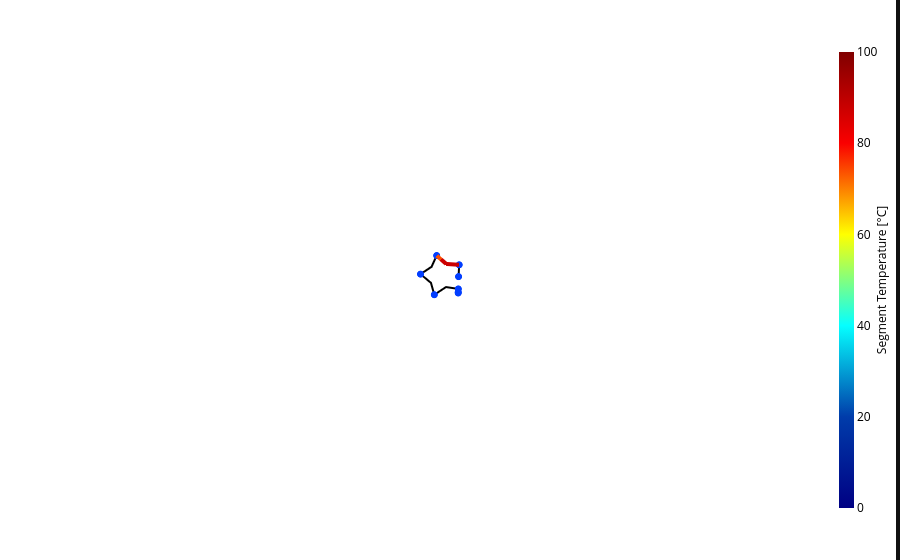

Notebook cell for this chart:
### Markdown cell above
You can also compare different timestamps by simply changing the filter time above.
As with the other grid plots you can adapt the base map via `mapbox_style`:

### Code cell
thermal_line_segment_plot(
    gwr.grid,
    segments,
    segment_values=segment_temperatures,
    cmap="Jet",
    cbar_title="Segment Temperature [°C]",
    mapbox_style="white-bg",
    value_range=(0, 100),
)

### Figure 1 — Plotly figure (JSON) as saved in the notebook; plotly's stock layout.template omitted (floating-point values rounded to 4 significant figures)
{"data": [{"hoverinfo": "skip", "lat": [51.96, 51.96], "line": {"color": "#000000", "width": 2}, "lon": [7.613, 7.613], "mode": "lines", "showlegend": false, "type": "scattermapbox"}, {"hoverinfo": "text", "hovertext": "MV1 Line 6", "lat": [51.96], "lon": [7.613], "marker": {"color": "#000000", "opacity": 0, "size": 0}, "mode": "markers", "showlegend": false, "type": "scattermapbox"}, {"hoverinfo": "skip", "lat": [51.96, 51.96], "line": {"color": "#000000", "width": 2}, "lon": [7.613, 7.613], "mode": "lines", "showlegend": false, "type": "scattermapbox"}, {"hoverinfo": "text", "hovertext": "MV1 Line 1", "lat": [51.96], "lon": [7.613], "marker": {"color": "#000000", "opacity": 0, "size": 0}, "mode": "markers", "showlegend": false, "type": "scattermapbox"}, {"hoverinfo": "skip", "lat": [51.96, 51.96, 51.97], "line": {"color": "#000000", "width": 2}, "lon": [7.606, 7.608, 7.609], "mode": "lines", "showlegend": false, "type": "scattermapbox"}, {"hoverinfo": "text", "hovertext": "MV1 Line 4", "lat": [51.96], "lon": [7.608], "marker": {"color": "#000000", "opacity": 0, "size": 0}, "mode": "markers", "showlegend": false, "type": "scattermapbox"}, {"hoverinfo": "skip", "lat": [51.97, 51.96, 51.96], "line": {"color": "#000000", "width": 2}, "lon": [7.609, 7.611, 7.613], "mode": "lines", "showlegend": false, "type": "scattermapbox"}, {"hoverinfo": "text", "hovertext": "MV1 Line 5", "lat": [51.96], "lon": [7.611], "marker": {"color": "#000000", "opacity": 0, "size": 0}, "mode": "markers", "showlegend": false, "type": "scattermapbox"}, {"hoverinfo": "skip", "lat": [51.96, 51.96, 51.96], "line": {"color": "#000000", "width": 2}, "lon": [7.609, 7.608, 7.606], "mode": "lines", "showlegend": false, "type": "scattermapbox"}, {"hoverinfo": "text", "hovertext": "MV1 Line 3", "lat": [51.96], "lon": [7.608], "marker": {"color": "#000000", "opacity": 0, "size": 0}, "mode": "markers", "showlegend": false, "type": "scattermapbox"}, {"hoverinfo": "skip", "lat": [51.96, 51.96, 51.96], "line": {"color": "#000000", "width": 2}, "lon": [7.613, 7.611, 7.609], "mode": "lines", "showlegend": false, "type": "scattermapbox"}, {"hoverinfo": "text", "hovertext": "MV1 Line 2", "lat": [51.96], "lon": [7.611], "marker": {"color": "#000000", "opacity": 0, "size": 0}, "mode": "markers", "showlegend": false, "type": "scattermapbox"}, {"hoverinfo": "text", "hovertext": ["ID: HV1 Bus 1<br>Latitude: 51.961814<br>Longitude: 7.612785", "ID: MV1 Bus 1<br>Latitude: 51.961908<br>Longitude: 7.612766", "ID: MV1 Bus 2<br>Latitude: 51.962244<br>Longitude: 7.612796", "ID: MV1 Bus 3<br>Latitude: 51.961635<br>Longitude: 7.608644", "ID: MV1 Bus 4<br>Latitude: 51.963817<br>Longitude: 7.606273", "ID: MV1 Bus 5<br>Latitude: 51.965790<br>Longitude: 7.609068", "ID: MV1 Bus 6<br>Latitude: 51.964815<br>Longitude: 7.612946", "ID: MV1 Bus 7<br>Latitude: 51.963562<br>Longitude: 7.612849"], "lat": [51.96, 51.96, 51.96, 51.96, 51.96, 51.97, 51.96, 51.96], "lon": [7.613, 7.613, 7.613, 7.609, 7.606, 7.609, 7.613, 7.613], "marker": {"color": ["#023eff", "#023eff", "#023eff", "#023eff", "#023eff", "#023eff", "#023eff", "#023eff"], "size": 8}, "mode": "markers", "showlegend": false, "type": "scattermapbox"}, {"hoverinfo": "skip", "lat": [51.97, 51.97], "line": {"color": "#fc4e00", "width": 4}, "lon": [7.609, 7.61], "mode": "lines", "showlegend": false, "type": "scattermapbox"}, {"hoverinfo": "text", "hovertext": "Segment: 29c58b2b-3d60-44fa-b9b5-75c87f2e7eb8<br>Line: 43c0673b-610d-4540-863e-e501e7972044<br>Segment Temperature [°C]: 73.9018<br>Limit Temperature: 90.0 °C", "lat": [51.97], "lon": [7.609], "marker": {"color": "#fc4e00", "opacity": 0, "size": 0}, "mode": "markers", "showlegend": false, "type": "scattermapbox"}, {"hoverinfo": "skip", "lat": [51.97, 51.96], "line": {"color": "#cc0000", "width": 4}, "lon": [7.61, 7.611], "mode": "lines", "showlegend": false, "type": "scattermapbox"}, {"hoverinfo": "text", "hovertext": "Segment: 44b1d2c6-b5f3-4345-a5a4-4c281bbf1986<br>Line: 43c0673b-610d-4540-863e-e501e7972044<br>Segment Temperature [°C]: 87.4966<br>Limit Temperature: 90.0 °C", "lat": [51.97], "lon": [7.61], "marker": {"color": "#cc0000", "opacity": 0, "size": 0}, "mode": "markers", "showlegend": false, "type": "scattermapbox"}, {"hoverinfo": "skip", "lat": [51.96, 51.96], "line": {"color": "#cc0000", "width": 4}, "lon": [7.611, 7.613], "mode": "lines", "showlegend": false, "type": "scattermapbox"}, {"hoverinfo": "text", "hovertext": "Segment: d9d84e69-69b9-47e2-aada-32ec3fb1786c<br>Line: 43c0673b-610d-4540-863e-e501e7972044<br>Segment Temperature [°C]: 87.4966<br>Limit Temperature: 90.0 °C", "lat": [51.96], "lon": [7.612], "marker": {"color": "#cc0000", "opacity": 0, "size": 0}, "mode": "markers", "showlegend": false, "type": "scattermapbox"}, {"hoverinfo": "skip", "lat": [51.97], "lon": [7.609], "marker": {"cmax": 100, "cmin": 0, "color": "#008000", "colorbar": {"len": 0.85, "thickness": 15, "tickfont": {"color": "#000000", "size": 12, "style": "normal", "weight": "normal"}, "title": {"font": {"color": "#000000", "size": 12, "style": "normal", "weight": "normal"}, "side": "right", "text": "Segment Temperature [°C]"}, "x": 0.925, "y": 0.5, "yanchor": "middle"}, "colorscale": [[0.0, "rgb(0,0,131)"], [0.2, "rgb(0,60,170)"], [0.4, "rgb(5,255,255)"], [0.6, "rgb(255,255,0)"], [0.8, "rgb(250,0,0)"], [1.0, "rgb(128,0,0)"]], "opacity": 0, "showscale": true, "size": 0.1}, "mode": "markers", "showlegend": false, "type": "scattermapbox"}], "layout": {"mapbox": {"center": {"lat": 51.96, "lon": 7.611}, "style": "white-bg", "zoom": 11.99}, "margin": {"r": 0, "t": 0, "l": 0, "b": 0}, "showlegend": false}}
